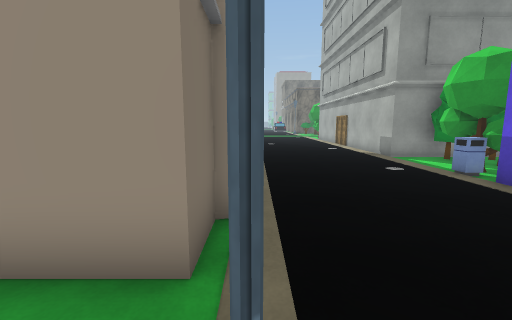
view 1 (above)

17 first-person views from a walk through a 3-D level made in the Unity game engine. The camera is 1.3 m above the floor, tilts 8° down and sees 90° across. The floor is counted in squares, 1 m on a side. Each view is taken from the middle of a square. On the plan, view 1 faces up. The plan holds only what a view shows up to about 13 squares ahead; the rest is blank. The place goes on beyond the plan. Some surface patterns are stand-ins.

view 2
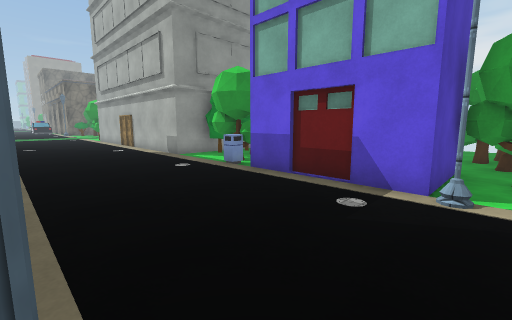

view 3
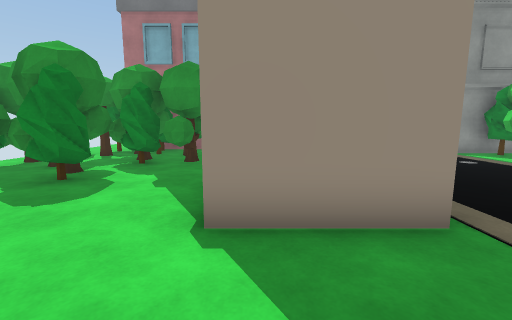

view 4
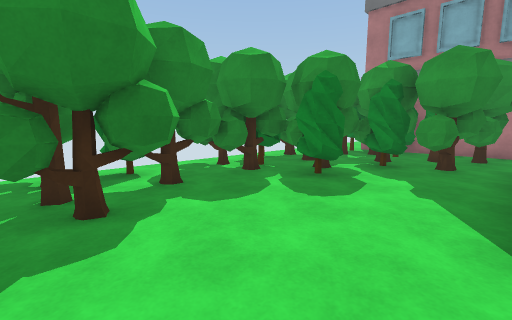

view 5
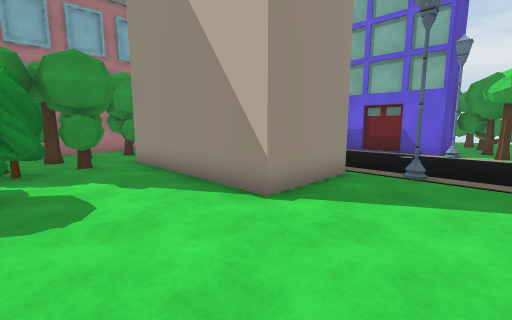

view 6
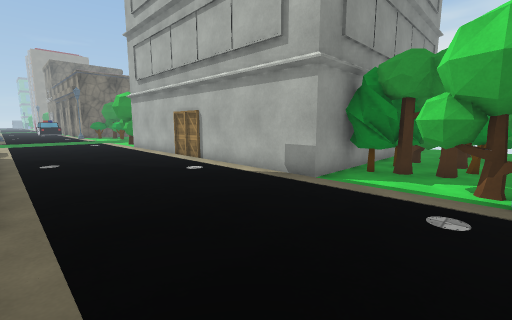

view 7
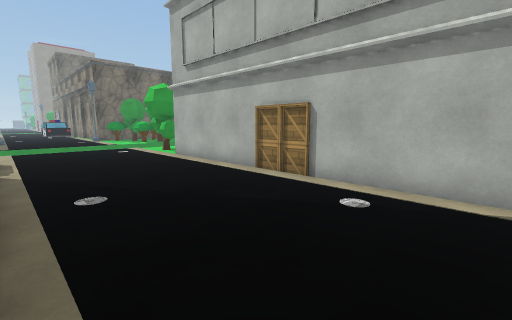

view 8
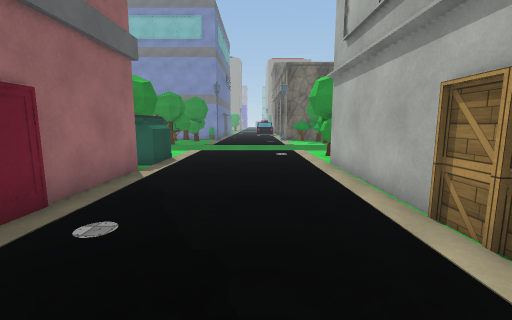

view 9
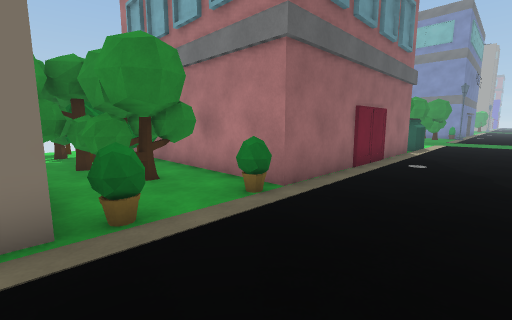

view 10
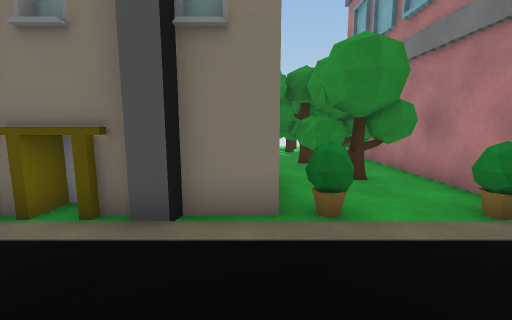

view 11
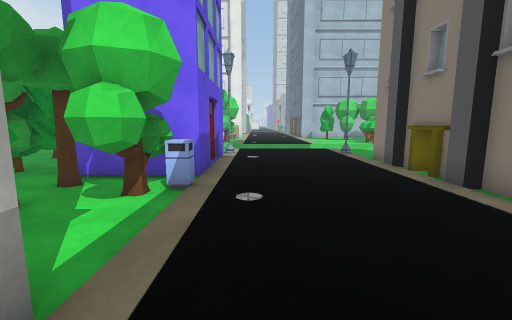

view 12
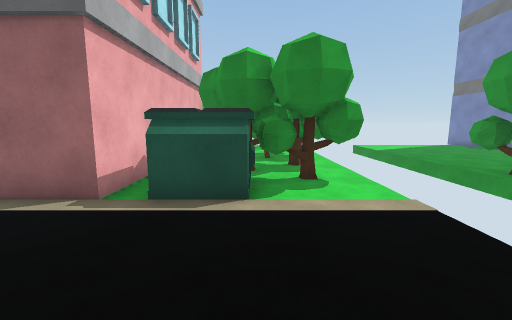

view 13
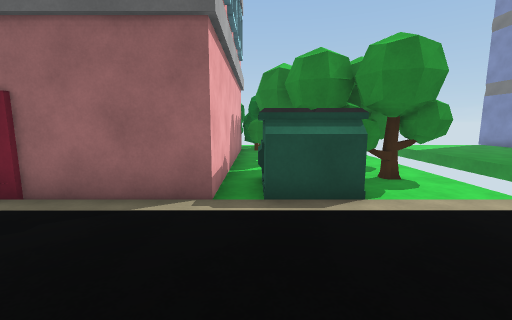

view 14
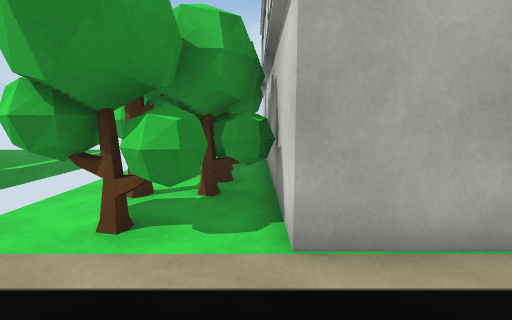

view 15
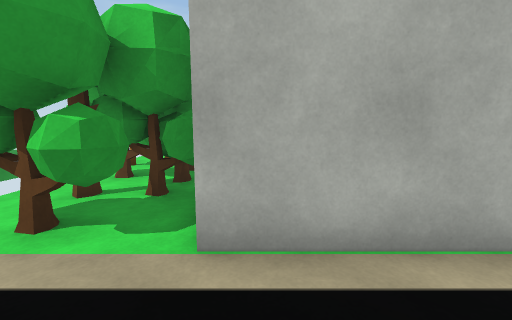

view 16
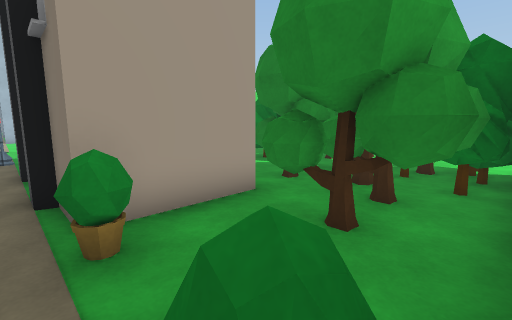

view 17
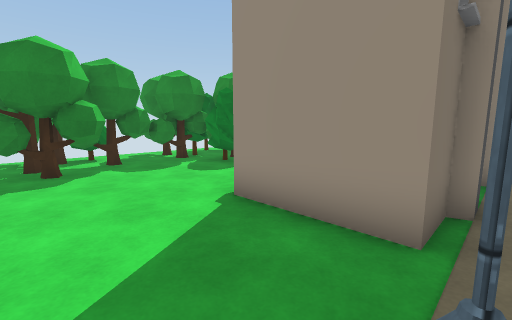

### Floor plan
Key: @ floor where view 1 was taken; # wall or solid block; . floor; T tree; B bin; U building; S streetlight; A box; M dumpster; P plant; O other object.
Columns run from 11 left of view 1 to 9 right of it. Each row starts with its distance up from view 1.
 27     O
 26    OOOTT T.......T  #
 25    OOO #TT.......TTT#
 24    OOOT##TM......T#TT
 23   T   TTT M.......TT#
 22   TTOTT .MM......#
 21   TUUUUUUUU......#
 20            ......#
 19            ......#
 18            ......#
 17            ......AA
 16            ......AA
 15            ......#
 14            ......#
 13            ......#
 12  TTOTTTTTUP......#
 11 OTTTTTTTT........###
 10 OO#TTTTTT.........TTT
  9 TTTTTTT.T.P.......TTO
  8 #TTT##T.###......TTTT
  7 O TTTTT.  #......B#TT
  6 OTTT....  #......TTTT
  5  TTTT...  U......#  T
  4 TTT.....  #......#  T
  3  TT.....  #......O
  2 TTT.....###......#
  1 TTTT.......S....S###
  0 TT#T.......@......#TO
 -1  TTT.............TTT

Positions as (right, up) in squares from view 1, and headings:
1: (0, 0), facing up
2: (0, 0), facing up-right
3: (-3, -1), facing up
4: (-4, -1), facing up-left
5: (-7, -1), facing up-right
6: (0, 7), facing up-right
7: (0, 12), facing up-right
8: (3, 14), facing up
9: (3, 8), facing up-left
10: (3, 8), facing left
11: (4, 12), facing down
12: (4, 24), facing left
13: (4, 22), facing left
14: (3, 23), facing right
15: (3, 22), facing right
16: (0, 12), facing down-left
17: (0, -1), facing up-left
